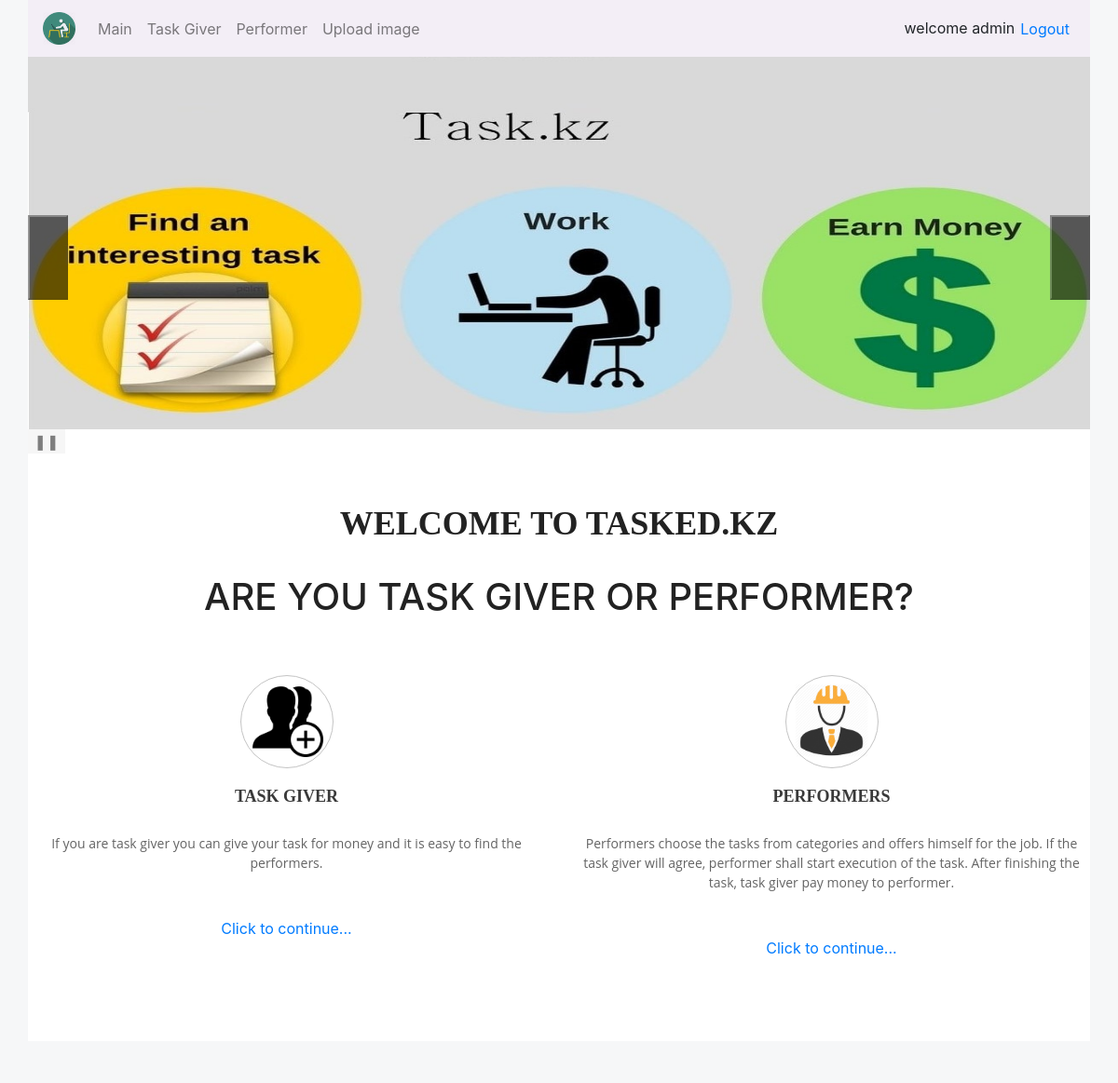
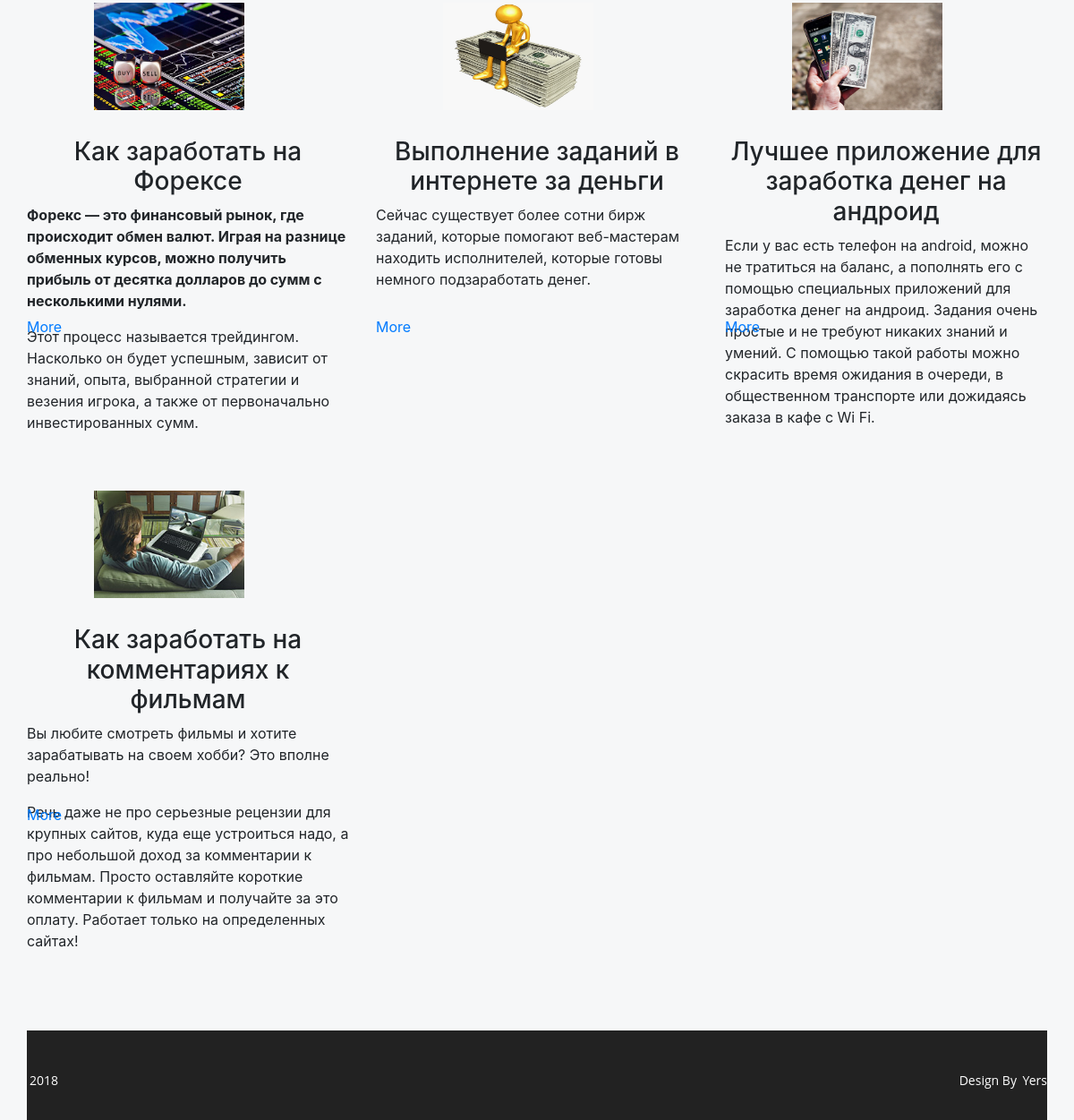
The app's page /index.php (signed in) with its own data (2 pictures, top to bottom).
### tables this page shows
CREATE TABLE `articles` (
  `id` int(11) NOT NULL,
  `title` varchar(200) NOT NULL,
  `img` varchar(200) NOT NULL,
  `introt` text NOT NULL,
  `fullt` text NOT NULL,
  `timea` date NOT NULL
);

### functions.php (called while the page is built)
 <?php
function getNews ($limit)
{
	$db = mysqli_connect('localhost','root','','web');
	 mysqli_query($db,"SET NAMES utf8");
$sql = "SELECT * FROM articles ORDER BY id DESC LIMIT $limit";
   $res= mysqli_query($db, $sql);
return resultToArray ($res);
}
function  resultToArray ($res) {
$array=array ();
while (($row = $res->fetch_assoc()) != false)
	$array[]=$row;
	return $array;
}
 ?>

### index.php (the view, shortened to what this page needs)
<!DOCTYPE html>
<html lang="en">
<head>
    <?php
require_once "functions.php";
$news = getNews (4);
    ?>
    <link rel="stylesheet" href="https://maxcdn.bootstrapcdn.com/bootstrap/4.0.0/css/bootstrap.min.css">
<link rel="stylesheet" href="http://netdna.bootstrapcdn.com/bootstrap/3.0.0/css/bootstrap-glyphicons.css"></link>
     <link rel="stylesheet" href="css/main.css">
</head>
<body>
	<div class="container">
<?php
 include "include/nav.php";
?>
<div class="container-fluid nopadding">
  <div id="slides">
    <div class="slide"></div>
    <button  class="prev"  id="previous">&lt;</button>
 <button class="next"  id="next">&gt;</button>
  </div>
   <div class="slide-btn">
    <button class="controls" id="pause">&#10074;&#10074;</button>
  </div></div>
	<section id="welcome">
            <div class="container">
                <div class="row">
                    <div class="col-md-12">
                        <div class="wel_header">
                            <h2>welcome to TASKED.KZ</h2>
                           <h1 style="margin-bottom: 30px;"> ARE YOU TASK GIVER OR PERFORMER? </h1>
                        </div>
                    </div>
                </div>
                <div class="row">
                    <div class="col-md-6">
                        <div class="item">
                            <div class="single_item">
                                <div class="item_list">
                                    <div class="welcome_icon">
                                      <img src="img/taskgiver.png" width="80%" height="80%" alt="logo" style="margin-top: 8px">
                                    </div>
                                    <h4>Task Giver</h4>
                                       <p>If you are task giver you can give your task for money and it is easy to find the performers.</p>
                                        <br>
      <a href="taskgiver.php" class="nav-link">Click to continue...</a>
                                </div>
                            </div>
                        </div>
                    </div>
                    <div class="col-md-6">
                        <div class="item">
                            <div class="single_item">
                                <div class="item_list">
                                    <div class="welcome_icon">
                                       <img src="img/performer.png" width="80%" height="80%" alt="logo"  style="margin-top: 8px">
                                    </div>
                                    <h4>Performers</h4>
                                    <p>Performers choose the tasks from categories and  offers himself for the job. If the task giver will agree, performer shall start execution of the task.   After finishing the task, task giver pay money to performer.</p>
                                    <br>
      <a href="performer.php" class="nav-link">Click to continue...</a>
                                </div>
                            </div>
                        </div>
                    </div>
                </div>
            </div>
        </section>
<br><br>
<div class="row">
<?php
for($i=0; $i<count($news); $i++){
 echo "<div class=\"col-md-4\">";
 echo ' <div class="col-sm-8" style="margin:0 auto; height:150px;"><img src="upimg/'.$news[$i]["img"].'" style="width:80%;height:80%">
 <br><br></div>
 <h3 class="title" style="text-align:center;">'.$news[$i]["title"].'</h3>
 <p>'.$news[$i]["introt"].'</p>
  <div class="more"  style="position:absolute;top: 350px;"> <a href="article.php?id='.$news[$i]["id"].'"> More </a></div><br><br>
 </div>';
}
 ?>
</div>
 <br>
<?php
 include "include/footer.php";
?>
</div>
</body>
</html>

### css/main.css (style rules this page uses)
body { background-color: #f6f7f8; }
.container { padding-right: 0px; padding-left: 0px; }
.nopadding { padding: 0px; }
a { color: #007bff; }
#slides { position: relative; padding: 0px; margin: 0px; list-style-type: none; min-width: 100%; }
@media only screen and (min-width: 961px) and (max-width: 1200px) { #slides { height: 400px; } }
.slide { position: absolute; left: 0px; top: 0px; width: 100%; height: 100%; opacity: 0; z-index: 1; -webkit-transition: opacity 0.5s; -moz-transition: opacity 0.5s; -o-transition: opacity 0.5s; transition: opacity 0.5s; }
.showing { opacity: 1; z-index: 2; }
.slide { font-size: 40px; padding: 40px; box-sizing: border-box; color: #fff; background-size: cover; }
.slide:nth-of-type(2) { background-image: url('../img/img2.jpg'); background-size: 100% 100%; }
.controls { opacity: 0.5; width: 40px; border: none; cursor: pointer; border: 1px ; }
.slide-btn { position: absolute; }
button.prev,button.next { z-index: 2; height:91px; position:absolute; width:43px; top:50%; margin-top:-30px; opacity:0.6; text-indent:-99999px; cursor:pointer; -webkit-transition:opacity 200ms ease-out; }
.prev { left:0; background: #000 url('https://lh4.googleusercontent.com/-JN1IZLtuToI/UUoZnMG3C_I/AAAAAAAAAE8/SEbJ9nqXGnY/s226/sprite.png') no-repeat -200px 25px; }
.next { right:0; background: #000 url('https://lh4.googleusercontent.com/-JN1IZLtuToI/UUoZnMG3C_I/AAAAAAAAAE8/SEbJ9nqXGnY/s226/sprite.png') no-repeat -167px 25px; }
#welcome { min-height: 350px; background: #fff; padding: 80px 0; }
.wel_header { text-align: center; color: #222222; padding-top: 0; }
.wel_header h2 { font-size: 36px; text-transform: uppercase; font-weight: 700; padding-bottom: 25px; font-family: 'Roboto Slab', serif !important; color: #222222; }
#welcome .single_item { padding-top: 30px; text-align: center; }
#welcome .welcome_icon { width: 100px; height: 100px; border-radius: 50%; text-align: center; margin: 0 auto; border: 1px solid #C4C4C4; transition: .7s; }
#welcome .item_list h4 { padding: 20px; text-transform: uppercase; font-weight: 700; font-size: 18px; color: #393939; transition: 0.7s; font-family: 'Roboto Slab', serif; }
#welcome .item_list p { font-size: 14px; color: #646464; font-family: 'Open Sans', sans-serif; }

### records on screen
articles: img (picture), title "Как заработать на Форексе", introt "Форекс — это финансовый рынок, где происходит обмен валют. Играя на разнице обменных курсов, можно получить прибыль от десятка долларов до сумм с несколькими нулями. Этот процесс называется трейдингом. Насколько он будет успешным, зависит от знаний, опыта, выбранной стратегии и везения игрока, а также от первоначально инвестированных сумм."
articles: img (picture), title "Выполнение заданий в интернете за деньги", introt "Сейчас существует более сотни бирж заданий, которые помогают веб-мастерам находить исполнителей, которые готовы немного подзаработать денег."
articles: img (picture), title "Лучшее приложение для заработка денег на андроид", introt "Если у вас есть телефон на android, можно не тратиться на баланс, а пополнять его с помощью специальных приложений для заработка денег на андроид. Задания очень простые и не требуют никаких знаний и умений. С помощью такой работы можно скрасить время ожидания в очереди, в общественном транспорте или дожидаясь заказа в кафе с Wi Fi."
articles: img (picture), title "Как заработать на комментариях к фильмам", introt "Вы любите смотреть фильмы и хотите зарабатывать на своем хобби? Это вполне реально! Речь даже не про серьезные рецензии для крупных сайтов, куда еще устроиться надо, а про небольшой доход за комментарии к фильмам. Просто оставляйте короткие комментарии к фильмам и получайте за это оплату. Работает только на определенных сайтах!"

### other values on screen
$_COOKIE['login'] "admin"
